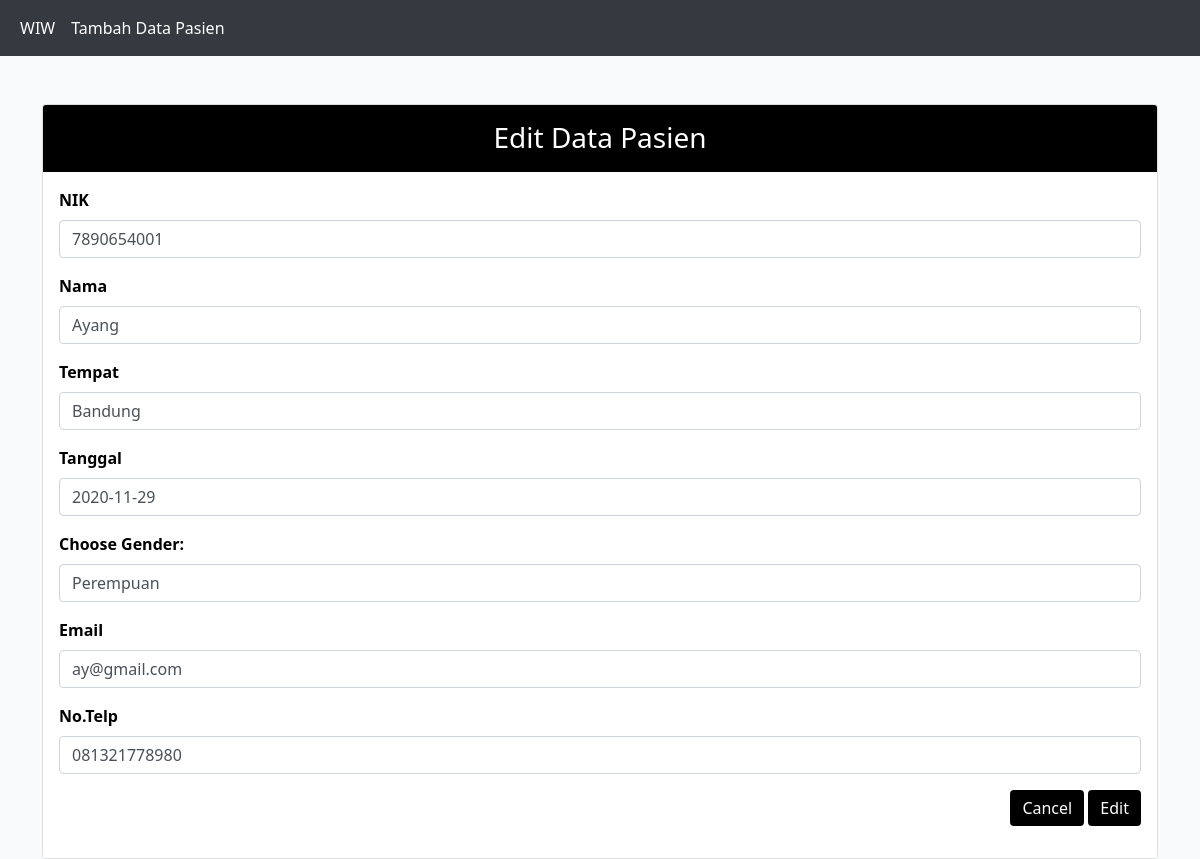
Screenshot of /source_code/lp11/MVP-01/addpasien.php?id_edit=4 with the database file from the repository.
### tables this page shows
CREATE TABLE IF NOT EXISTS `pasien` (
  `id` int NOT NULL AUTO_INCREMENT,
  `nik` varchar(100) NOT NULL,
  `nama` varchar(100) NOT NULL,
  `tempat` varchar(100) NOT NULL,
  `tl` varchar(100) NOT NULL,
  `gender` varchar(10) NOT NULL,
  `email` varchar(100) NOT NULL,
  `telp` varchar(100) NOT NULL,
  PRIMARY KEY (`id`)
);

### source_code/lp11/MVP-01/model/DB.class.php (called while the page is built, shortened)
<?php
class DB
{
	var $db_host = '';
	var $db_user = '';
	var $db_password = '';
	var $db_name = '';
	var $db_link = '';
	function __construct($db_host = '', $db_user = '', $db_password = '', $db_name = '')
	{
		$this->db_host = $db_host;
		$this->db_user = $db_user;
		$this->db_password = $db_password;
		$this->db_name = $db_name;
	}
	function open()
	{
		$this->db_link = mysqli_connect($this->db_host, $this->db_user, $this->db_password, $this->db_name);
	}
	function execute($query = "")
	{
		$this->result = mysqli_query($this->db_link, $query);
		return $this->result;
	}
}

### source_code/lp11/MVP-01/model/TabelPasien.class.php (called while the page is built, shortened)
<?php
class TabelPasien extends DB
{
    function getPasienById($id)
    {
        $query = "SELECT * FROM pasien WHERE id=$id";
        return $this->execute($query);
    }
}

### source_code/lp11/MVP-01/presenter/ProsesPasien.php (called while the page is built, shortened)
<?php
include_once($_SERVER['DOCUMENT_ROOT']."/lp11/MVP-01/model/DB.class.php");
include_once($_SERVER['DOCUMENT_ROOT']."/lp11/MVP-01/model/Pasien.class.php");
include_once($_SERVER['DOCUMENT_ROOT']."/lp11/MVP-01/model/TabelPasien.class.php");
class ProsesPasien implements KontrakPasienPresenter
{
	private $tabelpasien;
	function __construct()
	{
		try {
			$db_host = "localhost";
			$db_user = "root";
			$db_password = "";
			$db_name = "pasien";
			$this->tabelpasien = new TabelPasien($db_host, $db_user, $db_password, $db_name);
		} catch (Exception $e) {
			echo "wiw error" . $e->getMessage();
		}
	}
	function prosesDataPasienByID($id)
	{
		try {
			$this->tabelpasien->open();
			$this->tabelpasien->getPasienByID($id);
		} catch (Exception $e) {
			echo "wiw error part 3" . $e->getMessage();
		}
	}
}

### source_code/lp11/MVP-01/view/EditPasien.php (called while the page is built, shortened)
<?php
include_once($_SERVER['DOCUMENT_ROOT']."/lp11/MVP-01/presenter/ProsesPasien.php");
class DataPasien implements KontrakPasienView
{
	private $prosespasien;
	function __construct()
	{
		$this->prosespasien = new ProsesPasien();
	}
	function tampilEdit($id)
	{
		$this->prosespasien->prosesDataPasienByID($id);
	}
}

### source_code/lp11/MVP-01/model/Template.class.php (the view, shortened to what this page needs)
<?php
class Template{
    private $content = '';
	public function __construct($filename = '') {
        $this->content = file_get_contents($filename);
    }
	public function clear(){
		$this->content = preg_replace("/DATA_[A-Z|_|0-9]+/", "", $this->content);
	}
	public function write() {
        echo $this->content;
    }
	public function replace($old = '', $new = ''){
		if(is_int($new)){
			$value = sprintf("%d", $new);
		}elseif(is_float($new)){
			$value = sprintf("%f", $new);
		}elseif(is_array($new)){
			$value = '';
			foreach( $new as $item){
				$value .= $item. '';
			}
		}else{
			$value = $new;
		}
		$this->content = preg_replace("/$old/",  $value, $this->content);
	}
}

### rows the page displays
pasien: nik "7890654001", nama "Ayang", tempat "Bandung", tl "2020-11-29", gender "Perempuan", email "ay@gmail.com", telp "081321778980"
